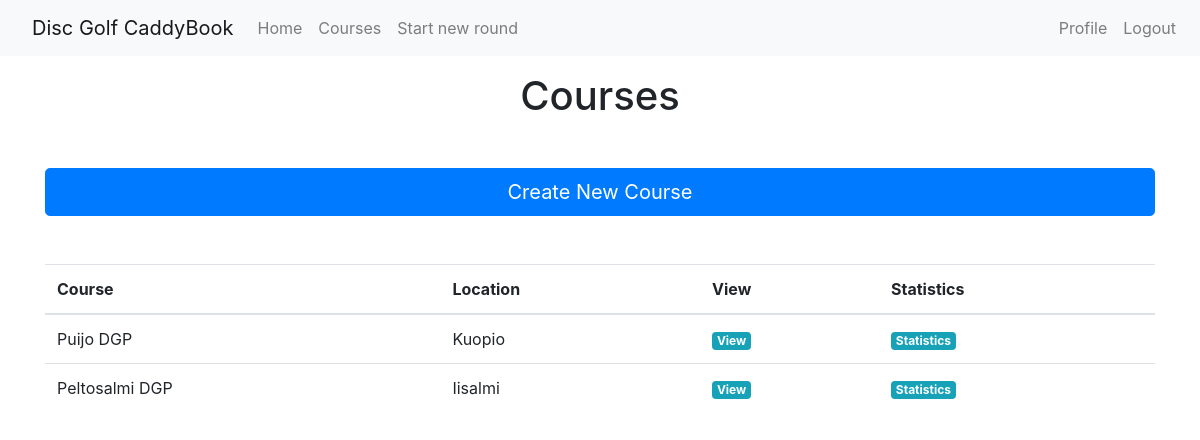
Page /courses (signed in) on the earlier database version.
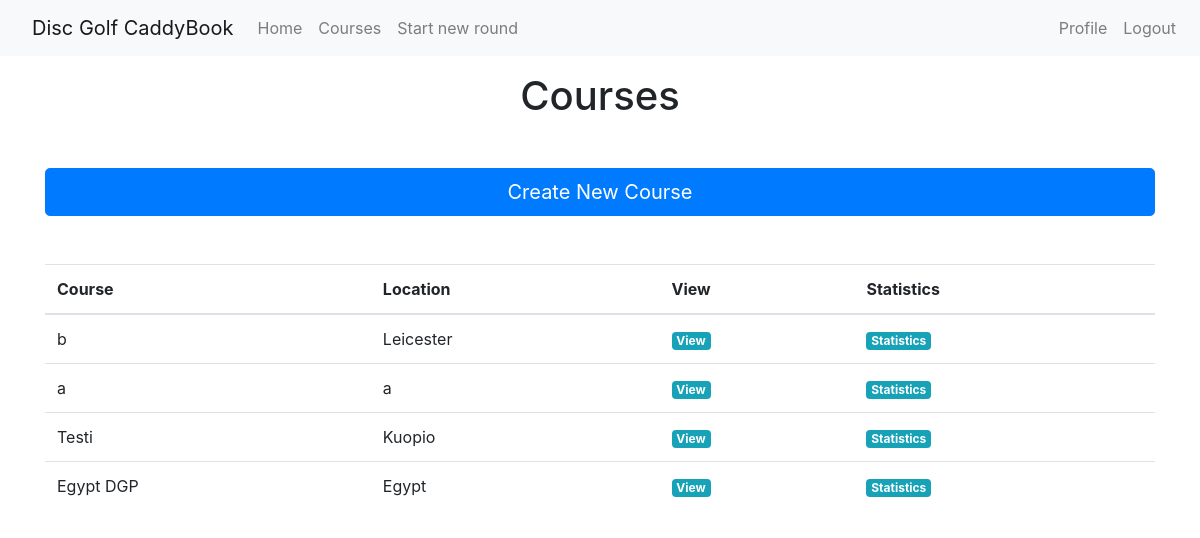
Same page on the later database version.
### app/models.py (models this page shows, shortened)
class Course(db.Model):
    id = db.Column(db.Integer, primary_key=True)
    coursename = db.Column(db.String(64), index=True, unique=True)
    courseholes = db.Column(db.Integer)
    courselocation = db.Column(db.String(64))
    rounds = db.relationship('Round', backref='course', lazy='dynamic')
    holes = db.relationship('Hole', backref='course', lazy='dynamic')

### app/routes.py (the view)
@app.route('/courses')
@login_required
def courses():
    page = request.args.get('page', 1, type=int)
    courses = Course.query.order_by(Course.coursename.desc()).paginate(page,5,False)
    next_url = url_for('courses', page=courses.next_num) \
        if courses.has_next else None
    prev_url = url_for('courses', page=courses.prev_num) \
        if courses.has_prev else None
    return render_template('courses.html', courses = courses.items, next_url=next_url,
                           prev_url=prev_url)

### app/models.py (called while the page is built)
@login.user_loader
def load_user(id):
    return User.query.get(int(id))

### app/templates/courses.html (shortened to what this page needs)
{% extends "base.html" %}
{% block content %}
<div class="container my-3">
    <h1 class="text-center">Courses</h1>
</div>
<div class="container my-5">
    <a class="btn btn-primary btn-lg btn-block" href="{{ url_for('createcourse') }}" role="button">Create New Course</a>
</div>
<div class="container my-3">
    <table class="table">
        <thead>
            <tr>
                <th scope="col">Course</th>
                <th scope="col">Location</th>
                <th scope="col">View</th>
                <th scope="col">Statistics</th>
            </tr>
        </thead>
        <tbody>
            {% for course in courses %}
            <tr>
                <td>{{ course.coursename }}</td>
                <td>{{ course.courselocation }}</td>
                <td><a class="badge badge-info" href="{{ url_for('course', coursename=course.coursename) }}">View</a></td>
                <td><a class="badge badge-info"
                        href="{{ url_for('analyzecourse', coursename=course.coursename) }}">Statistics</a></td>
            </tr>
            {% endfor %}
        </tbody>
    </table>
    <div class="d-flex">
        <div class="mr-auto p-2">
        </div>
        <div class="ml-auto p-2">
        </div>
    </div>
</div>
{% endblock %}

Differences in the rows shown:
removed Course: coursename "Peltosalmi DGP", courselocation "Iisalmi"
added Course: coursename "b", courselocation "Leicester"
changed Course (number 2 of 4 on the later page): coursename "Puijo DGP" → "a"; courselocation "Kuopio" → "a"
added Course: coursename "Testi", courselocation "Kuopio"
added Course: coursename "Egypt DGP", courselocation "Egypt"
